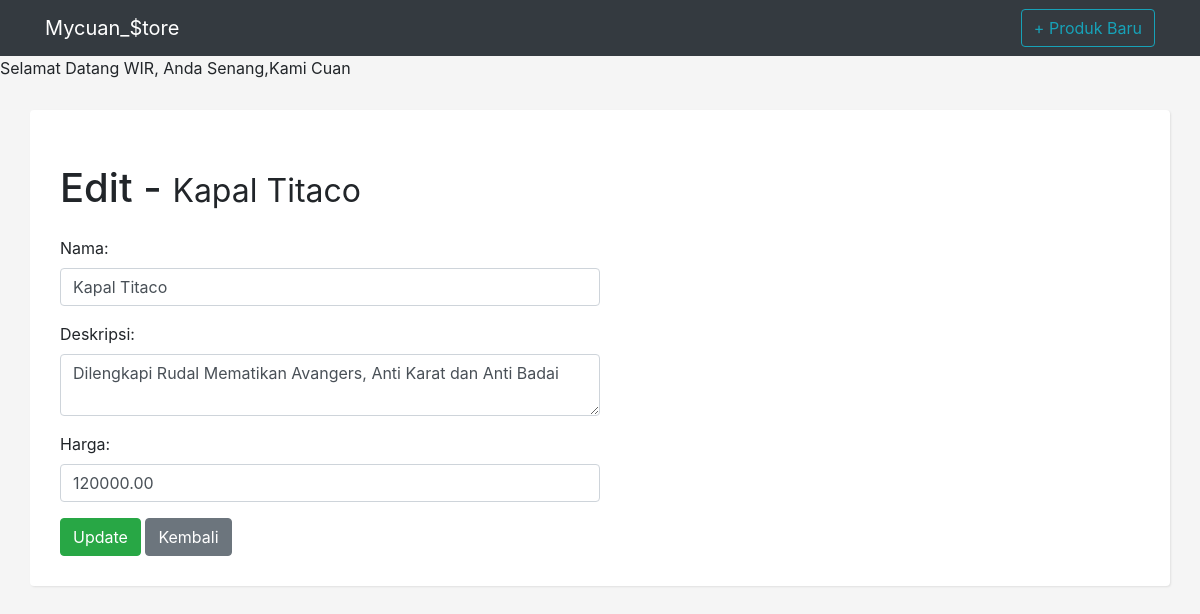
Page /edit/10 on the committed database.
### products/models.py (models this page shows, shortened)
class Product(models.Model):
    name = models.CharField('Nama', max_length=100)
    description = models.TextField('Deskripsi', blank=True)
    price = models.DecimalField('Harga', decimal_places=2, max_digits=8)
    created = models.DateTimeField('Created', auto_now_add=True)
    changed = models.DateTimeField('Changed', auto_now=True)
    gambar_produk = models.ImageField(null=True, blank=True, upload_to="images/")
    class Meta:
        ordering = ['name']

### products/views.py (the view)
# urls.py: path('edit/<int:pk>', views.ProductUpdate.as_view(), name='product_edit'),
class ProductUpdate(SuccessMessageMixin, UpdateView):
    model = Product
    form_class = ProductForm
    success_url = reverse_lazy('product_list')
    success_message = "Product successfully updated!"

### products/forms.py
class ProductForm(forms.ModelForm):
    def __init__(self, *args, **kwargs):
        super(ProductForm, self).__init__(*args, **kwargs)
        self.fields['name'].widget.attrs = {
            'class': 'form-control col-md-6'
        }
        self.fields['description'].widget.attrs = {
            'class': 'form-control col-md-6'
        }
        self.fields['price'].widget.attrs = {
            'class': 'form-control col-md-6',
            'step': 'any',
            'min': '1',
        }
    class Meta:
        model = Product
        fields = ('name', 'description', 'price')

### products/templates/products/product_form.html (shortened to what this page needs)
{% extends 'products/base.html' %}
{% block content %}
    <h1 class="my-4">{% if request.path == '/new' %} Produk Baru {% else %} Edit - {% endif %}
        {% if request.path != '/new' %}<small>{{ product.name }}</small>{% endif %}
    </h1>
    <div class="row">
        <div class="col-12">
            <form method="post">
                {% for field in form %}
                    <div class="form-group">
                        {{ field.label_tag }}
                        {{ field }}
                    </div>
                {% endfor %}
                <input type="submit" {% if request.path == '/new' %} value="Add" {% else %} value="Update" {% endif %} class="btn btn-success"/>
                <a href="{% url 'product_list' %}"><button type="button" class="btn btn-secondary">Kembali</button></a>
            </form>
        </div>
    </div>
{% endblock %}

### products/static/css/style.css (style rules this page uses)
body { background: whitesmoke }

### products/templates/products/base.html (style rules this page uses)
* { margin: 0; padding: 0; }

### rows in the picture
Product: name "Kapal Titaco", form "Kapal Titaco" "Dilengkapi Rudal Mematikan Avangers, Anti Karat dan Anti Badai" "120000.00"

### other values in the picture
{{ firstname }} "WIR"
{{ field.label_tag }} "Nama:" "Deskripsi:" "Harga:"
